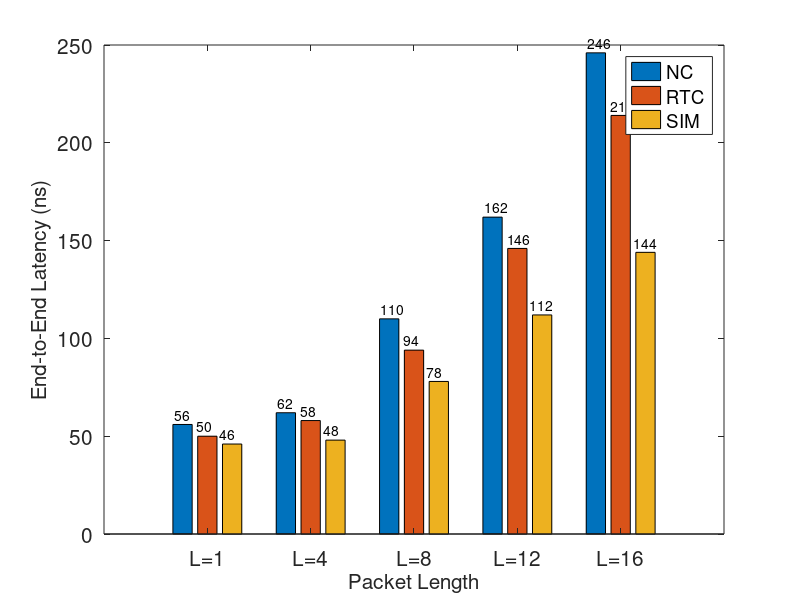

Reproduce this figure in MATLAB.
data=[56 50 46;62 58 48;110 94 78;162 146 112;246 214 144]
handle=bar(data)
set(gca,'xTickLabel',{'L=1','L=4','L=8','L=12','L=16'},'FontSize',15)
xlabel('Packet Length','FontSize',15)
ylabel('End-to-End Latency (ns)','FontSize',15)
legend('NC','RTC','SIM')

ncy=get(handle(1),'YData')
ncx=get(handle(1),'XData')
rtcy=get(handle(2),'YData')
rtcx=get(handle(2),'XData')
simy=get(handle(3),'YData')
simx=get(handle(3),'XData')

ydist=5;

xdist=-0.32;
text(ncx(1)+xdist,ncy(1)+ydist,num2str(ncy(1)));
text(ncx(2)+xdist,ncy(2)+ydist,num2str(ncy(2)));
text(ncx(3)+xdist,ncy(3)+ydist,num2str(ncy(3)));
text(ncx(4)+xdist,ncy(4)+ydist,num2str(ncy(4)));
text(ncx(5)+xdist,ncy(5)+ydist,num2str(ncy(5)));

xdist=-0.1;
text(rtcx(1)+xdist,rtcy(1)+ydist,num2str(rtcy(1)));
text(rtcx(2)+xdist,rtcy(2)+ydist,num2str(rtcy(2)));
text(rtcx(3)+xdist,rtcy(3)+ydist,num2str(rtcy(3)));
text(rtcx(4)+xdist,rtcy(4)+ydist,num2str(rtcy(4)));
text(rtcx(5)+xdist,rtcy(5)+ydist,num2str(rtcy(5)));

xdist=0.12;
text(simx(1)+xdist,simy(1)+ydist,num2str(simy(1)));
text(simx(2)+xdist,simy(2)+ydist,num2str(simy(2)));
text(simx(3)+xdist,simy(3)+ydist,num2str(simy(3)));
text(simx(4)+xdist,simy(4)+ydist,num2str(simy(4)));
text(simx(5)+xdist,simy(5)+ydist,num2str(simy(5)));
